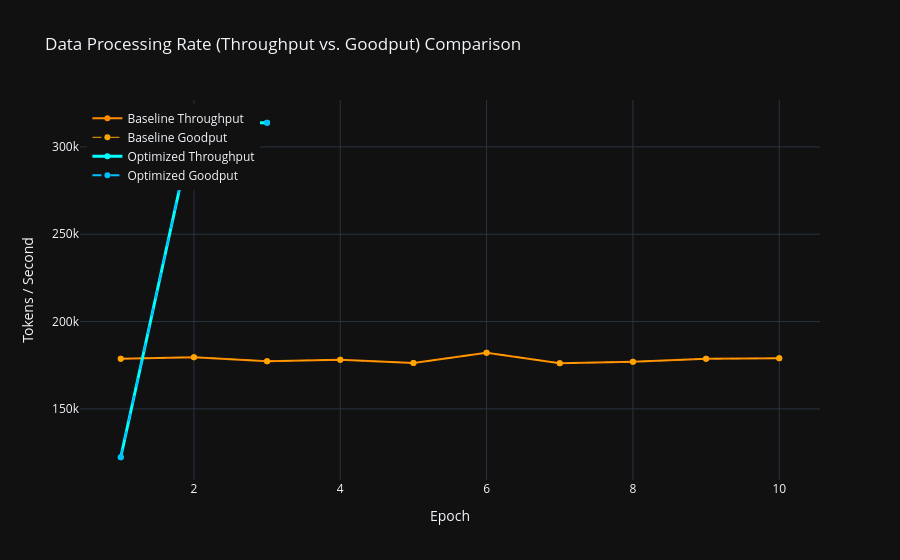

Write notebook code for a chart like this one.
### Markdown cell above
## 3. Data Processing Rate (Throughput vs. Goodput)

- **Throughput**: Total raw tokens (characters) processed per second.
- **Goodput**: Useful tokens processed per second (excluding padding).

### Why do the Throughput and Goodput lines overlap exactly?
In this character-level implementation, we slice the text corpus into fixed chunks of 20 characters directly. **No padding tokens (`<pad>`) are used.** Since $100\%$ of the processed tokens are useful learning tokens, **Goodput is mathematically identical to Throughput**, resulting in the two lines overlapping perfectly on the chart.

### Code cell
fig_tp = go.Figure()
fig_tp.add_trace(go.Scatter(
    x=df['epoch'], 
    y=df['throughput_tokens_sec'],
    name='Baseline Throughput',
    mode='lines+markers',
    line=dict(color='darkorange', width=2)
))
fig_tp.add_trace(go.Scatter(
    x=df['epoch'], 
    y=df['goodput_tokens_sec'],
    name='Baseline Goodput',
    mode='lines+markers',
    line=dict(color='orange', width=1, dash='dash')
))

fig_tp.add_trace(go.Scatter(
    x=df_adv['epoch'], 
    y=df_adv['throughput_tokens_sec'],
    name='Optimized Throughput',
    mode='lines+markers',
    line=dict(color='cyan', width=3)
))
fig_tp.add_trace(go.Scatter(
    x=df_adv['epoch'], 
    y=df_adv['goodput_tokens_sec'],
    name='Optimized Goodput',
    mode='lines+markers',
    line=dict(color='deepskyblue', width=2, dash='dash')
))

fig_tp.update_layout(
    title_text='Data Processing Rate (Throughput vs. Goodput) Comparison',
    xaxis_title='Epoch',
    yaxis_title='Tokens / Second',
    template='plotly_dark',
    legend=dict(x=0.01, y=0.99)
)
fig_tp.show()

### Figure 1 — Plotly figure (JSON) as saved in the notebook; plotly's stock layout.template omitted (floating-point values rounded to 4 significant figures)
{"data": [{"line": {"color": "darkorange", "width": 2}, "mode": "lines+markers", "name": "Baseline Throughput", "type": "scatter", "x": [1, 2, 3, 4, 5, 6, 7, 8, 9, 10], "y": [178800.0, 179600.0, 177300.0, 178200.0, 176200.0, 182200.0, 176100.0, 177000.0, 178700.0, 178900.0]}, {"line": {"color": "orange", "dash": "dash", "width": 1}, "mode": "lines+markers", "name": "Baseline Goodput", "type": "scatter", "x": [1, 2, 3, 4, 5, 6, 7, 8, 9, 10], "y": [178800.0, 179600.0, 177300.0, 178200.0, 176200.0, 182200.0, 176100.0, 177000.0, 178700.0, 178900.0]}, {"line": {"color": "cyan", "width": 3}, "mode": "lines+markers", "name": "Optimized Throughput", "type": "scatter", "x": [1, 2, 3], "y": [122300.0, 313700.0, 313800.0]}, {"line": {"color": "deepskyblue", "dash": "dash", "width": 2}, "mode": "lines+markers", "name": "Optimized Goodput", "type": "scatter", "x": [1, 2, 3], "y": [122300.0, 313700.0, 313800.0]}], "layout": {"legend": {"x": 0.01, "y": 0.99}, "title": {"text": "Data Processing Rate (Throughput vs. Goodput) Comparison"}, "xaxis": {"title": {"text": "Epoch"}}, "yaxis": {"title": {"text": "Tokens / Second"}}}}
